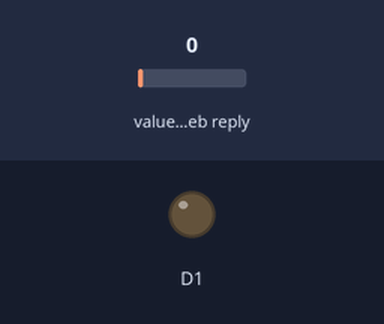
A sketch run on a simulated ESP8266 (NodeMCU). Shown: output pins drawn as LEDs (lit = HIGH). Inputs (shaded band) come from the test bench; at power-on: value in the web reply 0. WiFi joins after 1.5 s; servers stay silent unless stated; web services answer with replies made up by the test bench; what the sketch prints to the serial monitor is not drawn.

Above: at 2.7 s.
2.8 s: value in the web reply set to 2
At 3.4 s:
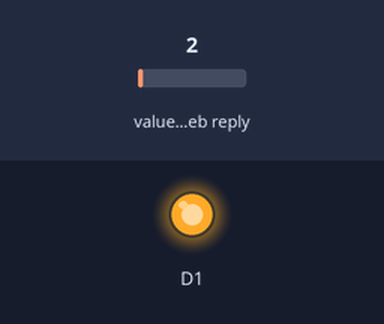
Timing chart, 0 to 5.8 s (numbered marks = the images above; inputs shaded):
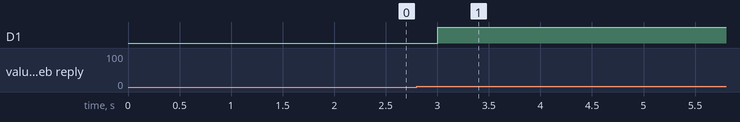

The sketch:

Wireless_LED.ino
```cpp
#include<ThingSpeak.h>
#include<ESP8266WiFi.h>

WiFiClient client;
unsigned long counterChannelNumber = 1735208;
const char *myCounterReadAPIKey = "56DO3RBY30LDC8R9"; //Read API Key
const int FieldNumber1 = 1;
const int FieldNumber2 = 2;

void setup() {
  pinMode(D1,OUTPUT);
  Serial.begin(115200);
  Serial.println();

  WiFi.begin("ROG_Phone3","yoyoyoyo");
  Serial.println("Connecting");
  while(WiFi.status()!= WL_CONNECTED)
  {
    delay(500);
    Serial.print(",");
  }
  Serial.println();
  Serial.print("Connected, IP Address: ");
  Serial.println(WiFi.localIP());
  ThingSpeak.begin(client);
}

void loop() {
  int A = ThingSpeak.readLongField(counterChannelNumber,FieldNumber1,myCounterReadAPIKey);
  Serial.println(A);
  digitalWrite(D1,A);
}
```

Measured:
- after the input at 2.8 s, D1: LOW → HIGH after 0.20 s
